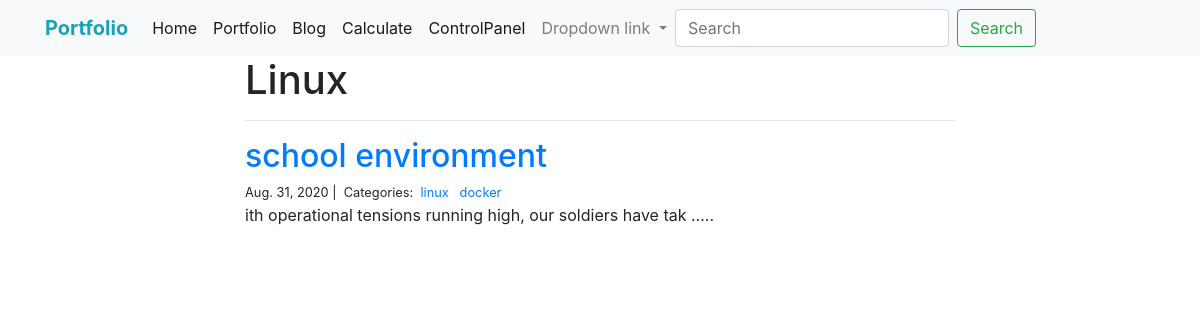
The page /blog/linux/ on the database its author committed.
### blog/models.py (models this page shows, shortened)
class Category(models.Model):
    name = models.CharField(max_length=20)

class Post(models.Model):
    title = models.CharField(max_length=255)
    body = models.TextField()
    created_on = models.DateTimeField(auto_now_add=True)
    last_modified = models.DateTimeField(auto_now=True)
    categories = models.ManyToManyField('Category', related_name='posts')

### blog/views.py (the view)
# urls.py: path("<category>/", views.blog_category, name="blog_category"),
def blog_category(request, category):
    posts = Post.objects.filter(
        categories__name__contains=category
    ).order_by(
        '-created_on'
    )
    context = {
        "category": category,
        "posts": posts
    }
    return render(request, "blog_category.html", context)

### blog/templates/blog_category.html
{% extends "base.html" %}
{% block page_content %}
<div class="col-md-8 offset-md-2">
    <h1>{{ category | title }}</h1>
    <hr>
    {% for post in posts %}
        <h2><a href="{% url 'blog_detail' post.pk%}">{{ post.title }}</a></h2>
        <small>
            {{ post.created_on.date }} |&nbsp;
            Categories:&nbsp;
            {% for category in post.categories.all %}
            <a href="{% url 'blog_category' category.name %}">
                {{ category.name }}
            </a>&nbsp;
            {% endfor %}
        </small>
        <p>{{ post.body | slice:":400" }}...</p>
    {% endfor %}
</div>
{% endblock %}

### rows shown on the page
Category: name "Linux", name "linux"
Post: title "school environment", created_on "Aug. 31, 2020", body "ith operational tensions running high, our soldiers have tak .."
Category: name "docker"
